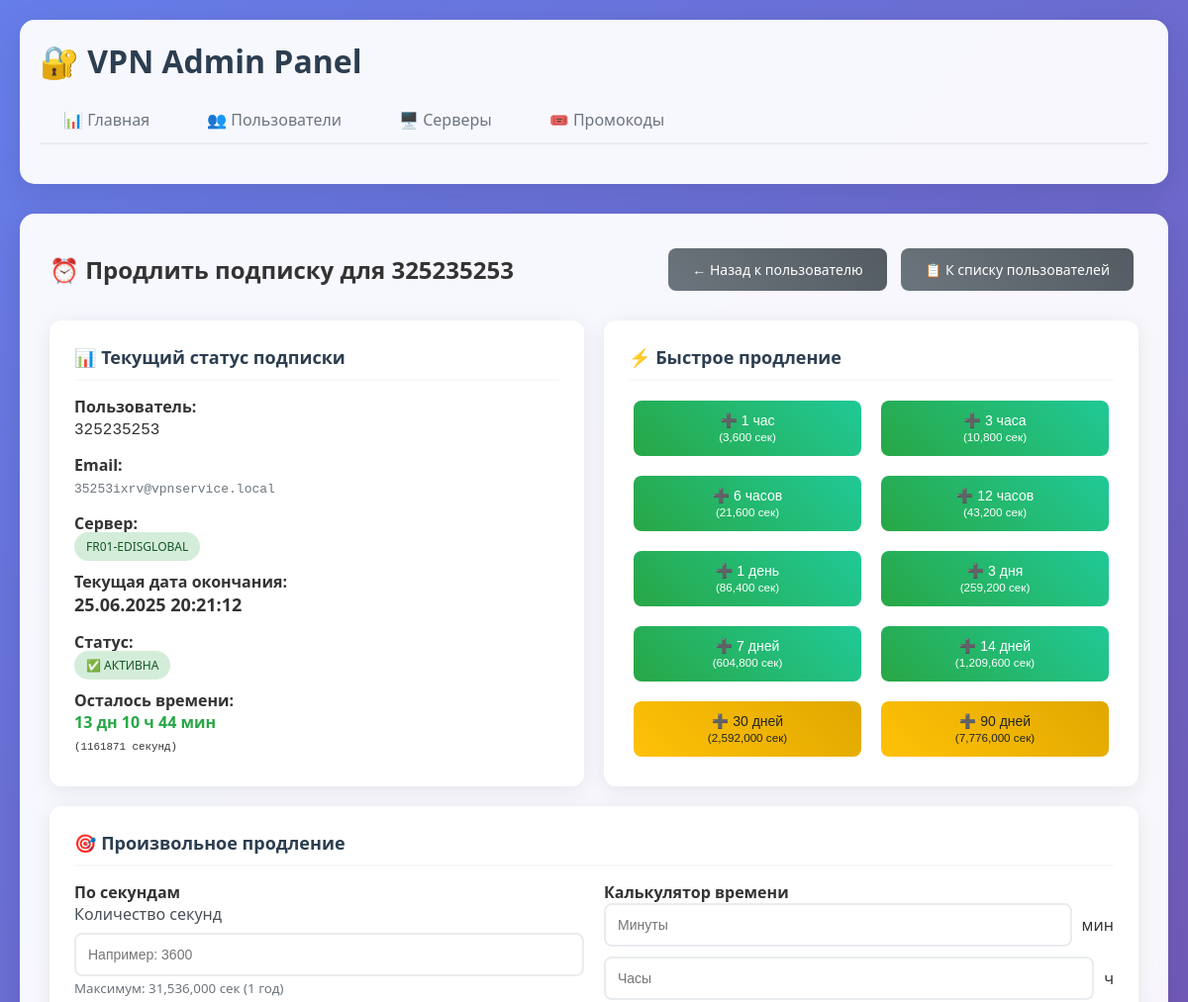
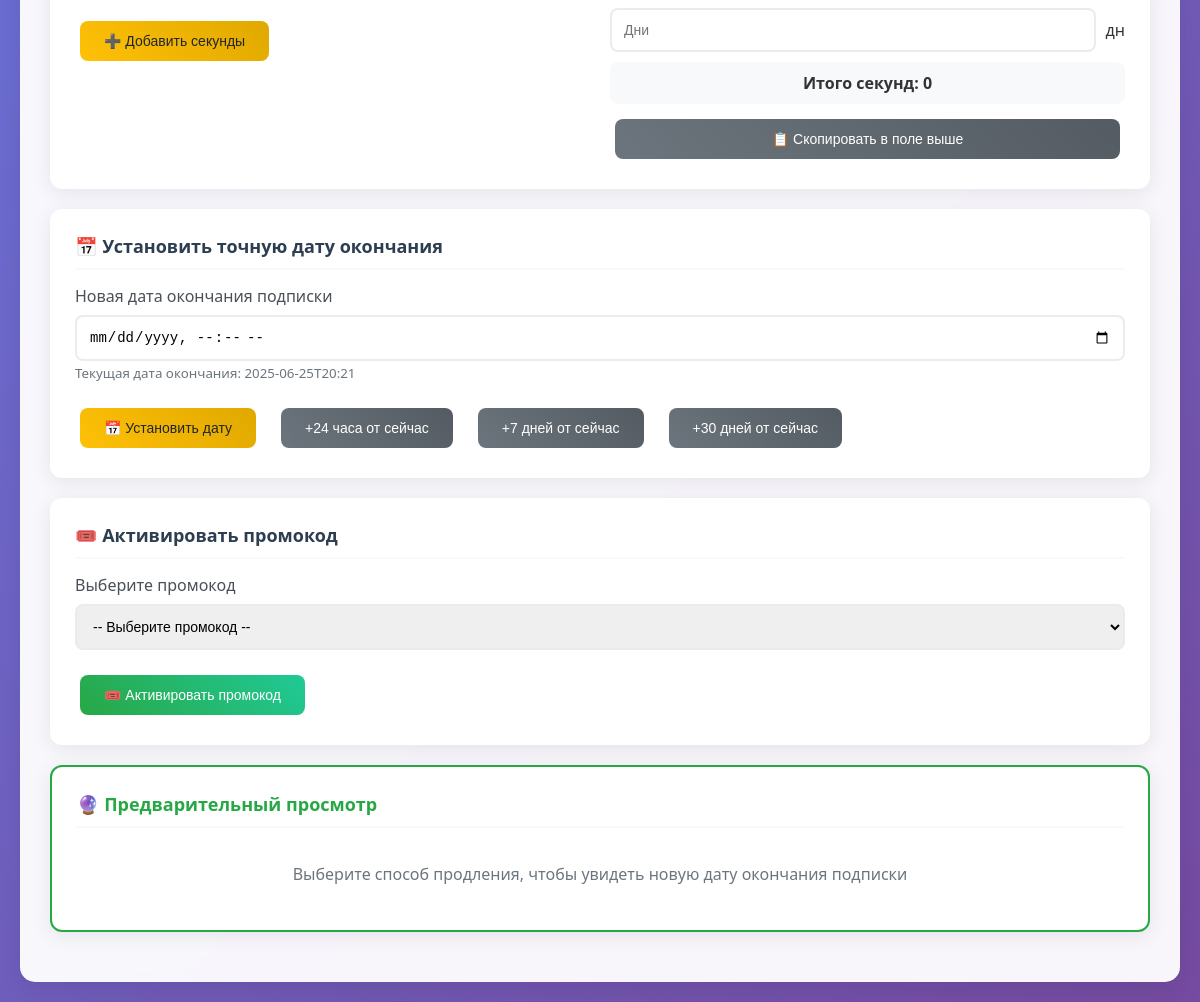
Screenshot of /admin/users/1/extend with the database file from the repository (2 pictures, top to bottom).
### tables this page shows
CREATE TABLE users (
                    id INTEGER PRIMARY KEY AUTOINCREMENT,
                    telegram_id TEXT NOT NULL UNIQUE,
                    email TEXT NOT NULL UNIQUE,
                    uuid TEXT NOT NULL UNIQUE,
                    server_id INTEGER,
                    subscription_end TIMESTAMP NOT NULL,
                    is_active BOOLEAN DEFAULT TRUE,
                    created_at TIMESTAMP DEFAULT CURRENT_TIMESTAMP,
                    updated_at TIMESTAMP DEFAULT CURRENT_TIMESTAMP,
                    FOREIGN KEY (server_id) REFERENCES servers(id)
                );

CREATE TABLE servers (
                    id INTEGER PRIMARY KEY AUTOINCREMENT,
                    name TEXT NOT NULL UNIQUE,
                    domain TEXT NOT NULL,
                    api_url TEXT NOT NULL,
                    api_token TEXT NOT NULL,
                    is_active BOOLEAN DEFAULT TRUE,
                    created_at TIMESTAMP DEFAULT CURRENT_TIMESTAMP
                );

### admin_routes.py (the view)
@admin_bp.route('/users/<int:user_id>/extend')
def extend_user_page(user_id):
    try:
        user = UserService.get_user_by_id(user_id)
        if not user:
            flash('Пользователь не найден', 'error')
            return redirect(url_for('admin.users_list'))
        now = datetime.now()
        user['time_left_seconds'] = max(0, int((user['subscription_end'] - now).total_seconds()))
        available_promocodes = SubscriptionService.get_active_promocodes()
        for promo in available_promocodes:
            promo['duration_human'] = seconds_to_human_readable(promo['duration_seconds'])
        return render_template('users/extend_subscription.html',
                               user=user,
                               available_promocodes=available_promocodes)
    except Exception as e:
        logger.error(f"Ошибка загрузки страницы продления для пользователя {user_id}: {e}")
        flash(f'Ошибка: {str(e)}', 'error')
        return redirect(url_for('admin.users_list'))

### admin_routes.py (called while the page is built)
@admin_bp.context_processor
def utility_processor():
    return {
        'datetime': datetime,
        'timedelta': timedelta,
        'seconds_to_human_readable': seconds_to_human_readable,
        'current_time': datetime.now()
    }

### database/connection.py (called while the page is built, shortened)
    def _setup_adapters(self):
        def adapt_datetime(dt):
            return dt.strftime('%Y-%m-%d %H:%M:%S.%f')
        def convert_datetime(s):
            try:
                return datetime.strptime(s.decode('utf-8'), '%Y-%m-%d %H:%M:%S.%f')
            except ValueError:
                try:
                    return datetime.strptime(s.decode('utf-8'), '%Y-%m-%d %H:%M:%S')
                except:
                    return datetime.now()
        sqlite3.register_adapter(datetime, adapt_datetime)
        sqlite3.register_converter("timestamp", convert_datetime)

    @contextmanager
    def get_connection(self):
        try:
            yield self._local.connection
        except Exception as e:
            self._local.connection.rollback()
            logger.error(f"Database error: {e}")
            raise
        finally:
            pass  # Соединение остается открытым для повторного использования

### services/subscription_service.py (called while the page is built)
    @staticmethod
    def get_active_promocodes() -> List[Dict]:
        with db_manager.get_connection() as conn:
            cursor = conn.cursor()
            cursor.execute('''
                SELECT * FROM promocodes
                WHERE is_active = TRUE AND current_activations < max_activations
                ORDER BY created_at DESC
            ''')
            return [dict(row) for row in cursor.fetchall()]

### services/user_service.py (called while the page is built)
    @staticmethod
    def get_user_by_id(user_id: int) -> Optional[Dict]:
        with db_manager.get_connection() as conn:
            cursor = conn.cursor()
            cursor.execute('''
                SELECT u.*, s.name as server_name, s.domain as server_domain,
                       s.api_url, s.api_token
                FROM users u
                LEFT JOIN servers s ON u.server_id = s.id
                WHERE u.id = ?
            ''', (user_id,))
            row = cursor.fetchone()
            if row:
                user = dict(row)
                user['is_subscription_active'] = user['subscription_end'] > datetime.now()
                return user
            return None

### templates/users/extend_subscription.html (shortened to what this page needs)
{% extends "base.html" %}
{% block content %}
<div style="display: flex; justify-content: space-between; align-items: center; margin-bottom: 25px;">
    <h2>⏰ Продлить подписку для {{ user.telegram_id }}</h2>
    <div>
        <a href="/admin/users/{{ user.id }}" class="btn btn-secondary">← Назад к пользователю</a>
        <a href="/admin/users" class="btn btn-secondary">📋 К списку пользователей</a>
    </div>
</div>
<div class="card-grid" style="grid-template-columns: 1fr 1fr;">
    <div class="card">
        <div class="card-header">📊 Текущий статус подписки</div>
        <div style="display: grid; gap: 15px;">
            <div>
                <strong>Пользователь:</strong><br>
                <span style="font-family: monospace; font-size: 16px;">{{ user.telegram_id }}</span>
            </div>
            <div>
                <strong>Email:</strong><br>
                <span style="font-family: monospace; color: #6c757d;">{{ user.email }}</span>
            </div>
            <div>
                <strong>Сервер:</strong><br>
                {% if user.server_name %}
                    <span class="status status-active">{{ user.server_name }}</span>
                {% else %}
                    <span class="status status-warning">Не назначен</span>
                {% endif %}
            </div>
            <div>
                <strong>Текущая дата окончания:</strong><br>
                <span style="font-size: 18px; font-weight: bold;">
                    {{ user.subscription_end.strftime('%d.%m.%Y %H:%M:%S') }}
                </span>
            </div>
            <div>
                <strong>Статус:</strong><br>
                {% if user.is_subscription_active %}
                    <span class="status status-active">✅ Активна</span>
                {% else %}
                    <span class="status status-expired">❌ Истекла</span>
                {% endif %}
            </div>
            <div>
                <strong>Осталось времени:</strong><br>
                {% set time_left = user.time_left_seconds %}
                {% if time_left > 0 %}
                    <span style="color: #28a745; font-weight: bold;">
                        {{ time_left // 86400 }} дн {{ (time_left % 86400) // 3600 }} ч {{ ((time_left % 3600) // 60) }} мин
                    </span><br>
                    <small style="font-family: monospace;">({{ time_left }} секунд)</small>
                {% else %}
                    <span style="color: #dc3545; font-weight: bold;">Подписка истекла</span>
                {% endif %}
            </div>
        </div>
    </div>
    <div class="card">
        <div class="card-header">⚡ Быстрое продление</div>
        <div style="display: grid; gap: 15px;">
            <form method="POST" action="/admin/users/{{ user.id }}/extend-seconds">
                <div style="display: grid; grid-template-columns: repeat(2, 1fr); gap: 10px;">
                    <button type="submit" name="seconds" value="3600" class="btn btn-success">
                        ➕ 1 час<br><small>(3,600 сек)</small>
                    </button>
                    <button type="submit" name="seconds" value="10800" class="btn btn-success">
                        ➕ 3 часа<br><small>(10,800 сек)</small>
                    </button>
                    <button type="submit" name="seconds" value="21600" class="btn btn-success">
                        ➕ 6 часов<br><small>(21,600 сек)</small>
                    </button>
                    <button type="submit" name="seconds" value="43200" class="btn btn-success">
                        ➕ 12 часов<br><small>(43,200 сек)</small>
                    </button>
                    <button type="submit" name="seconds" value="86400" class="btn btn-success">
                        ➕ 1 день<br><small>(86,400 сек)</small>
                    </button>
                    <button type="submit" name="seconds" value="259200" class="btn btn-success">
                        ➕ 3 дня<br><small>(259,200 сек)</small>
                    </button>
                    <button type="submit" name="seconds" value="604800" class="btn btn-success">
                        ➕ 7 дней<br><small>(604,800 сек)</small>
                    </button>
                    <button type="submit" name="seconds" value="1209600" class="btn btn-success">
                        ➕ 14 дней<br><small>(1,209,600 сек)</small>
                    </button>
                    <button type="submit" name="seconds" value="2592000" class="btn btn-warning">
                        ➕ 30 дней<br><small>(2,592,000 сек)</small>
                    </button>
                    <button type="submit" name="seconds" value="7776000" class="btn btn-warning">
                        ➕ 90 дней<br><small>(7,776,000 сек)</small>
                    </button>
                </div>
            </form>
        </div>
    </div>
</div>
<div class="card">
    <div class="card-header">🎯 Произвольное продление</div>
    <div class="card-grid" style="grid-template-columns: 1fr 1fr;">
        <div>
            <h4>По секундам</h4>
            <form method="POST" action="/admin/users/{{ user.id }}/extend-seconds">
                <div class="form-group">
                    <label for="custom_seconds">Количество секунд</label>
                    <input type="number" id="custom_seconds" name="seconds" class="form-control"
                           placeholder="Например: 3600" min="1" max="31536000" required>
                    <small style="color: #6c757d;">Максимум: 31,536,000 сек (1 год)</small>
                </div>
                <button type="submit" class="btn btn-warning">➕ Добавить секунды</button>
            </form>
        </div>
        <div>
            <h4>Калькулятор времени</h4>
            <div style="display: grid; gap: 10px;">
                <div style="display: grid; grid-template-columns: 1fr auto; gap: 10px; align-items: center;">
                    <input type="number" id="calc_minutes" placeholder="Минуты" min="0" class="form-control">
                    <span>мин</span>
                </div>
                <div style="display: grid; grid-template-columns: 1fr auto; gap: 10px; align-items: center;">
                    <input type="number" id="calc_hours" placeholder="Часы" min="0" class="form-control">
                    <span>ч</span>
                </div>
                <div style="display: grid; grid-template-columns: 1fr auto; gap: 10px; align-items: center;">
                    <input type="number" id="calc_days" placeholder="Дни" min="0" class="form-control">
                    <span>дн</span>
                </div>
                <div style="padding: 10px; background: #f8f9fa; border-radius: 8px; text-align: center;">
                    <strong>Итого секунд: <span id="total_seconds">0</span></strong>
                </div>
                <button type="button" class="btn btn-secondary" onclick="copyCalculatedSeconds()">
                    📋 Скопировать в поле выше
                </button>
            </div>
        </div>
    </div>
</div>
<div class="card">
    <div class="card-header">📅 Установить точную дату окончания</div>
    <form method="POST" action="/admin/users/{{ user.id }}/set-end-date">
        <div class="form-group">
            <label for="end_date">Новая дата окончания подписки</label>
            <input type="datetime-local" id="end_date" name="end_date" class="form-control" required>
            <small style="color: #6c757d;">
                Текущая дата окончания: {{ user.subscription_end.strftime('%Y-%m-%dT%H:%M') }}
            </small>
        </div>
        <div style="display: flex; gap: 15px; align-items: center;">
            <button type="submit" class="btn btn-warning">📅 Установить дату</button>
            <button type="button" class="btn btn-secondary" onclick="setDateFromNow(24)">+24 часа от сейчас</button>
            <button type="button" class="btn btn-secondary" onclick="setDateFromNow(168)">+7 дней от сейчас</button>
            <button type="button" class="btn btn-secondary" onclick="setDateFromNow(720)">+30 дней от сейчас</button>
        </div>
    </form>
</div>
<div class="card">
    <div class="card-header">🎟️ Активировать промокод</div>
    <form method="POST" action="/admin/users/{{ user.id }}/activate-promocode">
        <div class="form-group">
            <label for="promocode">Выберите промокод</label>
            <select id="promocode" name="promocode" class="form-control" required>
                <option value="">-- Выберите промокод --</option>
            </select>
        </div>
        {% if available_promocodes %}
            <button type="submit" class="btn btn-success">🎟️ Активировать промокод</button>
        {% else %}
            <p style="color: #6c757d;">Нет доступных промокодов для активации</p>
        {% endif %}
    </form>
</div>
<div class="card" style="border: 2px solid #28a745;">
    <div class="card-header" style="color: #28a745;">🔮 Предварительный просмотр</div>
    <div id="preview_result" style="padding: 20px; text-align: center; color: #6c757d;">
        Выберите способ продления, чтобы увидеть новую дату окончания подписки
    </div>
</div>
{% endblock %}

### templates/base.html (style rules this page uses)
* { margin: 0; padding: 0; box-sizing: border-box; }
body { font-family: 'Segoe UI', Tahoma, Geneva, Verdana, sans-serif; background: linear-gradient(135deg, #667eea 0%, #764ba2 100%); min-height: 100vh; color: #333; }
.btn { display: inline-block; padding: 12px 24px; background: linear-gradient(45deg, #007bff, #0056b3); color: white; text-decoration: none; border-radius: 8px; border: none; cursor: pointer; font-size: 14px; font-weight: 500; transition: all 0.3s ease; margin: 5px; }
.btn-success { background: linear-gradient(45deg, #28a745, #20c997); }
.btn-warning { background: linear-gradient(45deg, #ffc107, #e0a800); color: #212529; }
.btn-secondary { background: linear-gradient(45deg, #6c757d, #545b62); }
.card { background: white; border-radius: 12px; padding: 25px; margin-bottom: 20px; box-shadow: 0 4px 20px rgba(0, 0, 0, 0.08); transition: all 0.3s ease; }
.card-header { font-size: 18px; font-weight: 600; color: #2c3e50; margin-bottom: 15px; padding-bottom: 10px; border-bottom: 2px solid #f8f9fa; }
.card-grid { display: grid; grid-template-columns: repeat(auto-fill, minmax(350px, 1fr)); gap: 20px; }
.form-group { margin-bottom: 20px; }
.form-group label { display: block; margin-bottom: 8px; font-weight: 500; color: #495057; }
.form-control { width: 100%; padding: 12px; border: 2px solid #e9ecef; border-radius: 8px; font-size: 14px; transition: all 0.3s ease; }
.status { padding: 6px 12px; border-radius: 20px; font-size: 12px; font-weight: 500; text-transform: uppercase; }
.status-active { background: #d4edda; color: #155724; }

### rows the page displays
users: telegram_id "325235253", email "35253ixrv@vpnservice.local", subscription_end "25.06.2025 20:21:12", subscription_end "2025-06-25T20:21"
servers: server_name "FR01-EDISGLOBAL"

### other values shown
{{ time_left // 86400 }} "13"
{{ (time_left % 86400) // 3600 }} "10"
{{ ((time_left % 3600) // 60) }} "44"
{{ time_left }} "1161871"
